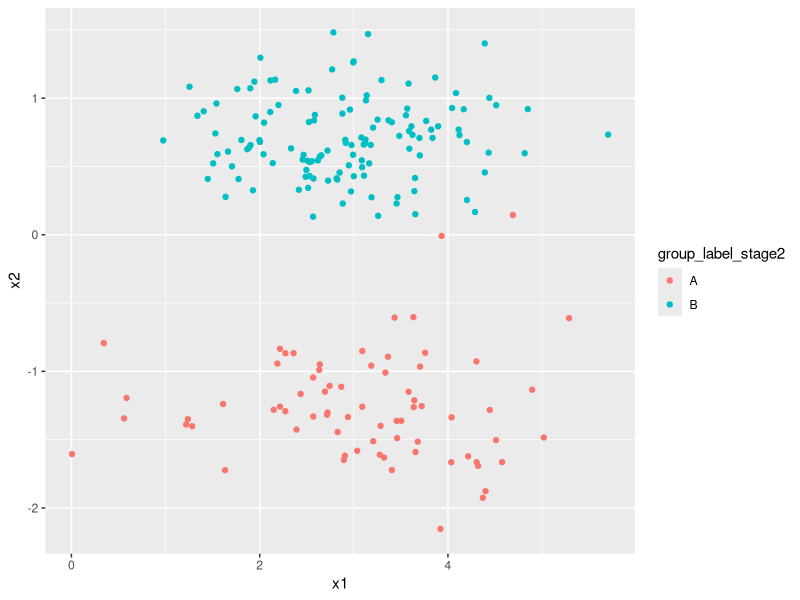

This figure's R source:
## ---- chunk 1
knitr::opts_chunk$set(echo = TRUE)
## ---- chunk 2
library(dplyr) # Data manipulation

set.seed(42) # Fix result
portfolio <- data.frame(
  x1 = rnorm(200, 3, 1),
  x2 = scale(
    c(
      rnorm(70, 4, 1),
      rnorm(130, 10, 1)
    )
  )
)

glimpse(portfolio)
## ---- chunk 3
group_label_stage1 <- c(
  rep("A", 100),
  rep("B", 100)
)

portfolio <- portfolio %>% 
  mutate(group_label_stage1 = group_label_stage1)

ClusterACentre <- c(
  mean(portfolio$x1[portfolio$group_label_stage1 == "A"]),
  mean(portfolio$x2[portfolio$group_label_stage1 == "A"])
)

ClusterBCentre <- c(
  mean(portfolio$x1[portfolio$group_label_stage1 == "B"]),
  mean(portfolio$x2[portfolio$group_label_stage1 == "B"])
)

glimpse(portfolio)
## ---- chunk 4
dist_A <- sqrt(
  (portfolio$x1 - ClusterACentre[1])^2 
  + (portfolio$x2 - ClusterACentre[2])^2 
)

dist_B <- sqrt(
  (portfolio$x1 - ClusterBCentre[1])^2 
  + (portfolio$x2 - ClusterBCentre[2])^2 
)

portfolio <- portfolio %>% 
  mutate(
    dist_A = dist_A,
    dist_B = dist_B
  )

glimpse(portfolio)
## ---- chunk 5
portfolio <- portfolio %>% 
  mutate(
    group_label_stage2 = ifelse(portfolio$dist_A <= portfolio$dist_B, "A", "B")
  )

glimpse(portfolio)
## ---- chunk 6
combos <- portfolio %>% 
  count(group_label_stage1, group_label_stage2)

matrix(
  combos$n,
  nrow = 2,
  dimnames = list(
    c("A", "B"),
    c("A", "B")
  )
)
## ---- chunk 7
library(ggplot2)

portfolio %>% 
ggplot() +
  geom_point(
    aes(x1, x2, colour = group_label_stage2)
  )
